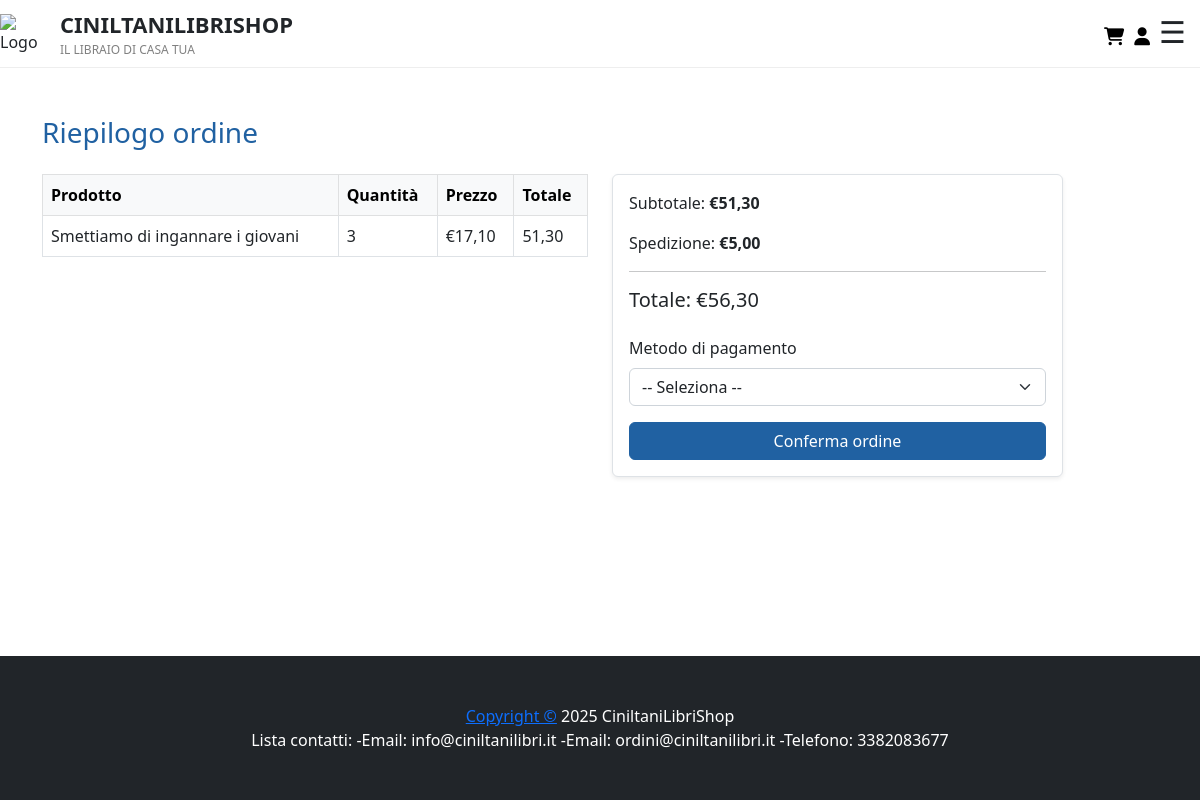
The page /ecommerce/checkout/ (signed in) on the database as committed earlier.
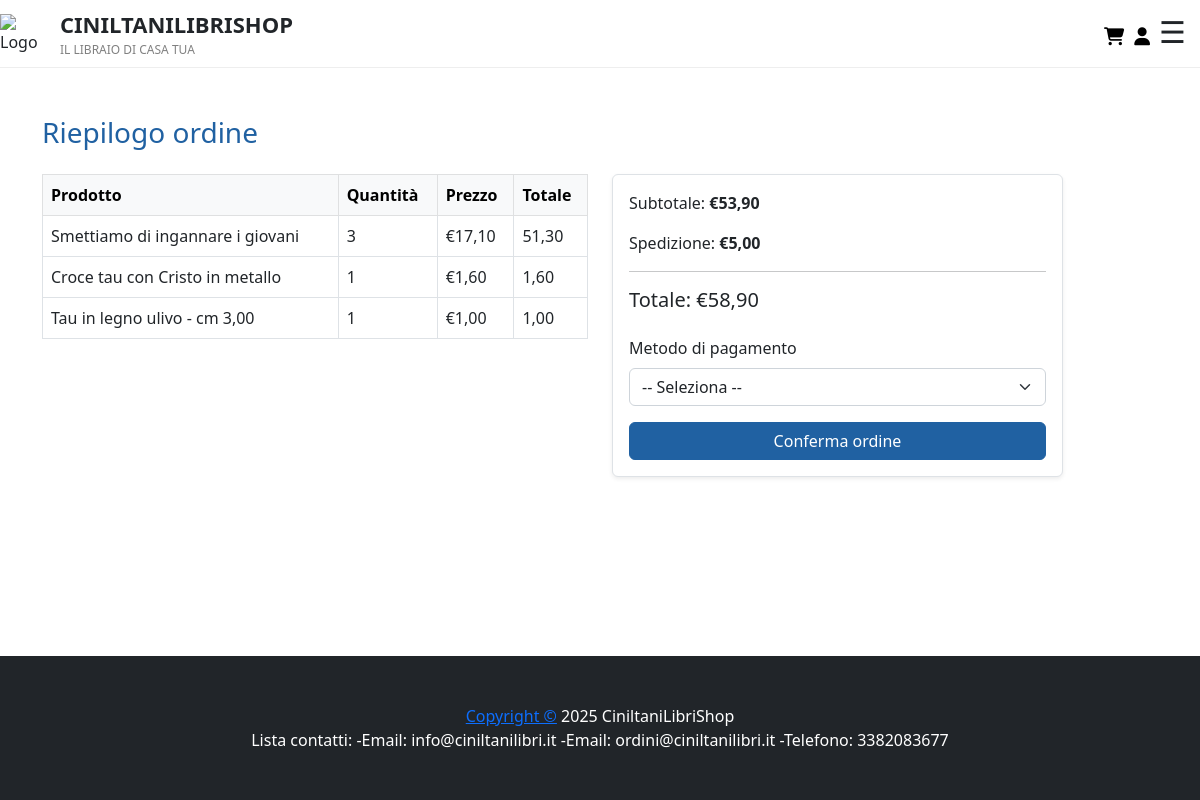
The same page on the database as committed later.
### ecommerce/models.py (models this page shows, shortened)
class Carrello(models.Model):
    utente = models.ForeignKey(Utente, on_delete=models.CASCADE)
    prodotto = models.ForeignKey(Prodotto, on_delete=models.CASCADE)
    quantita = models.PositiveIntegerField(default=1)

class Prodotto(models.Model):
    CATEGORIE = [
        ('libri', 'Libri'),
        ('oggettistica', 'Oggettistica'),
        ('cereria', 'Cereria'),
        ('immaginette', 'Immaginette'),
        ('santa_messa', 'Ostie e vino per S. Messa'),
        ('incenso-carboncini', 'Incenso e carboncini'),
    ]
    CLASSI_SPEDIZIONE = [
        ('incenso-carboncini', 'Carboncini incenso'),
        ('libri', 'Libri'),
        ('oggettistica', 'Oggettistica'),
        ('vino', 'Vino'),
    ]
    nome = models.CharField(max_length=120)
    descrizione = models.TextField(blank=True, null=True)
    categoria = models.CharField(max_length=20, choices=CATEGORIE)
    prezzo = models.DecimalField(max_digits=10, decimal_places=2)
    prezzo_scontato = models.DecimalField(max_digits=10, decimal_places=2)
    foto = models.ImageField(upload_to="prodotti/")
    lunghezza_cm = models.DecimalField(max_digits=6, decimal_places=2, blank=True, null=True)
    larghezza_cm = models.DecimalField(max_digits=6, decimal_places=2, blank=True, null=True)
    altezza_cm = models.DecimalField(max_digits=6, decimal_places=2, blank=True, null=True)
    peso_g = models.DecimalField(max_digits=7, decimal_places=2, blank=True, null=True)
    classe_spedizione = models.CharField(max_length=20, choices=CLASSI_SPEDIZIONE, blank=True, null=True)
    quantita = models.PositiveSmallIntegerField()
    disponibile = models.BooleanField(default=True)
    class Meta:
        verbose_name = "Prodotto"
        verbose_name_plural = "Prodotti"

### ecommerce/views.py (the view, shortened to what this page needs)
# urls.py: path('checkout/', views.checkout, name='checkout'),
@login_required
def checkout(request):
    utente = request.user
    carrello_items = Carrello.objects.filter(utente=utente)
    if not carrello_items.exists():
        return redirect('ecommerce:visualizza_carrello')
    for item in carrello_items:
        prezzo = item.prodotto.prezzo_scontato or item.prodotto.prezzo
        item.totale = prezzo * item.quantita  # aggiungi attributo dinamico
    subtotale = Decimal('0.00')
    for item in carrello_items:
        prezzo = item.prodotto.prezzo_scontato or item.prodotto.prezzo
        subtotale += prezzo * item.quantita
    costo_spedizione = Decimal('5.00')
    totale = subtotale + costo_spedizione
    return render(request, 'checkout.html', {
        'carrello_items': carrello_items,
        'subtotale': subtotale,
        'totale': totale,
        'costo_spedizione': costo_spedizione,
        'ordine_completato': False,
    })

### ecommerce/templates/checkout.html (shortened to what this page needs)
{% extends "index.html" %}
{% load static %}
{% block content %}
<section class="py-5">
  <div class="container">
    {% if ordine_completato %}
      <div class="alert alert-success text-center">
        <h4 class="mb-3">Ordine completato con successo!</h4>
        <p>Grazie per il tuo acquisto. Il numero del tuo ordine è <strong>#{{ numero_ordine }}</strong>.</p>
        <a href="{% url 'ecommerce:catalogo' %}" class="btn btn-primary mt-3">Torna al catalogo</a>
      </div>
    {% else %}
      <h3 class="mb-4" style="color:#2061A2;">Riepilogo ordine</h3>
      <div class="row">
        <div class="col-md-6">
          <table class="table table-bordered">
            <thead class="table-light">
              <tr>
                <th>Prodotto</th>
                <th>Quantità</th>
                <th>Prezzo</th>
                <th>Totale</th>
              </tr>
            </thead>
            <tbody>
              {% for item in carrello_items %}
              <tr>
                <td>{{ item.prodotto.nome }}</td>
                <td>{{ item.quantita }}</td>
                <td>€{{ item.prodotto.prezzo_scontato|default:item.prodotto.prezzo|floatformat:2 }}</td>
                <td>
                  {{ item.totale|floatformat:2 }}
                </td>
              </tr>
              {% endfor %}
            </tbody>
          </table>
        </div>
        <div class="col-md-5">
          <div class="card border shadow-sm">
            <div class="card-body">
              <p>Subtotale: <strong>€{{ subtotale|floatformat:2 }}</strong></p>
              <p>Spedizione: <strong>{% if costo_spedizione == 0 %}Gratuita{% else %}€{{ costo_spedizione|floatformat:2 }}{% endif %}</strong></p>
              <hr>
              <h5>Totale: €{{ totale|floatformat:2 }}</h5>
              <form id="checkout-form" method="post" novalidate>
                <div class="mb-3 mt-4">
                  <label class="form-label">Metodo di pagamento</label>
                  <select class="form-select" name="metodo_pagamento" id="metodo_pagamento" required>
                    <option value="">-- Seleziona --</option>
                  </select>
                </div>
                <button type="submit" class="btn btn-primary w-100">Conferma ordine</button>
              </form>
            </div>
          </div>
        </div>
      </div>
    {% endif %}
  </div>
</section>
{% endblock %}

Rows that differ between the two databases and show on the page:
added Carrello: prodotto.nome "Croce tau con Cristo in metallo", quantita "1", prodotto.prezzo_scontato "1,60", totale "1,60"
added Carrello: prodotto.nome "Tau in legno ulivo - cm 3,00", quantita "1", prodotto.prezzo_scontato "1,00", totale "1,00"
Other text that changed with them:
{{ subtotale|floatformat:2 }}: "51,30" → "53,90"
{{ totale|floatformat:2 }}: "56,30" → "58,90"
